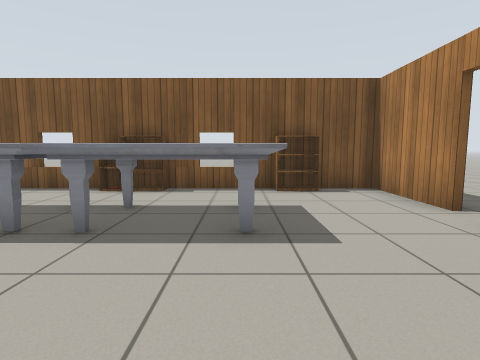
[1] (above)

16 first-person views from a walk through a robot-simulator world made for Gazebo. The camera is 0.9 m above the floor, tilts 6° down and sees 80° across. The floor is counted in squares, 1 m on a side. Each view is taken from the middle of a square. On the plan, view 1 faces up. The plan holds only what a view shows up to about 11 squares ahead; the rest is blank. Robots are left out. Simple patterns stand in for the simulator's built-in surfaces. Some stock models are drawn as simple stand-ins.

[2]
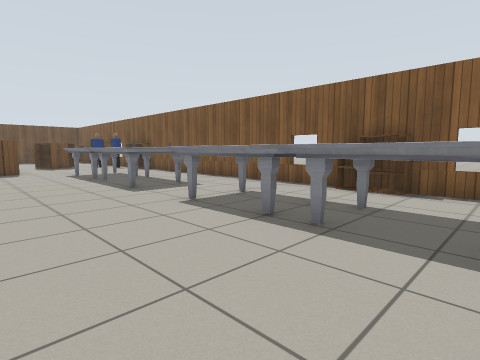

[3]
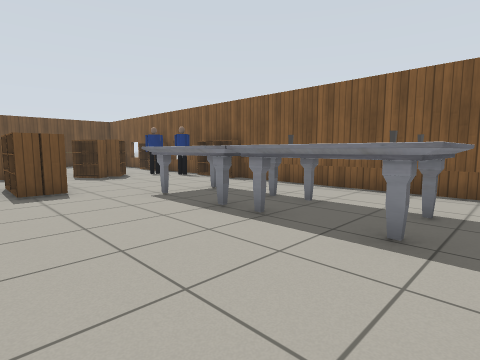

[4]
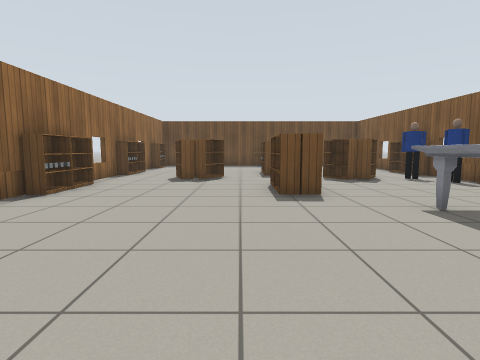

[5]
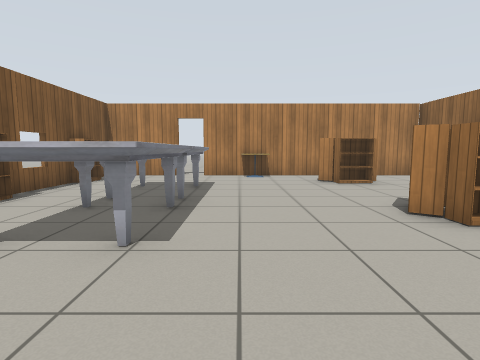

[6]
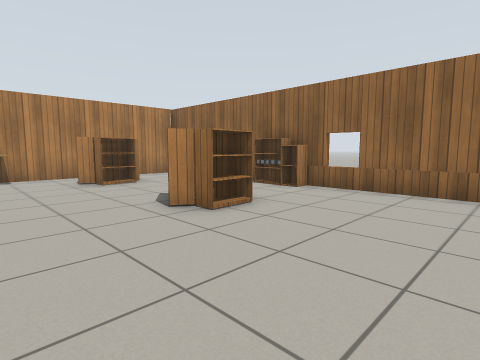

[7]
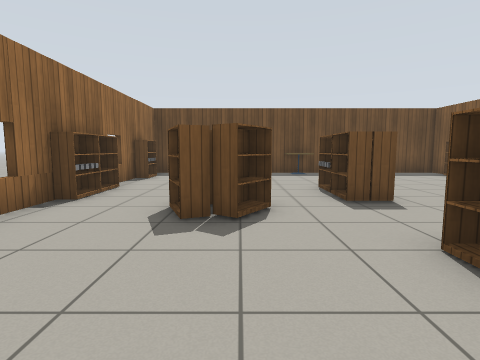

[8]
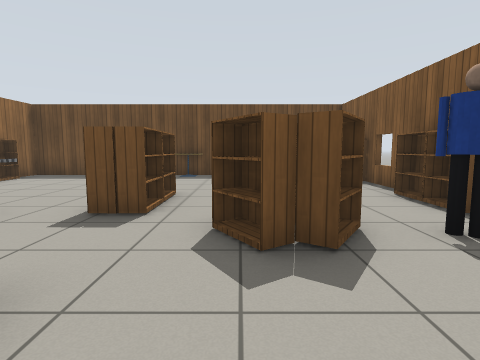

[9]
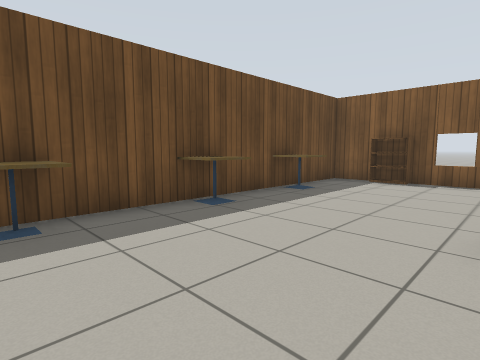

[10]
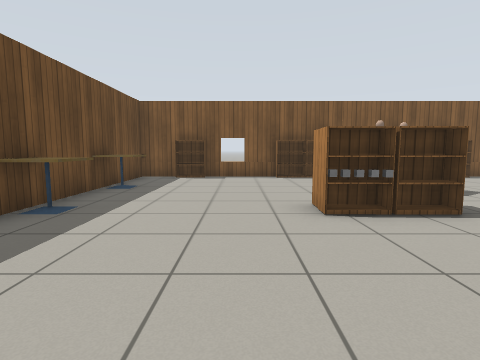

[11]
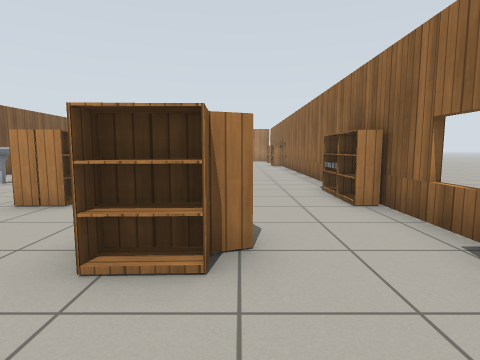

[12]
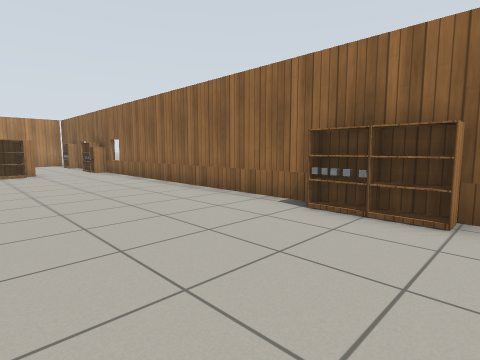

[13]
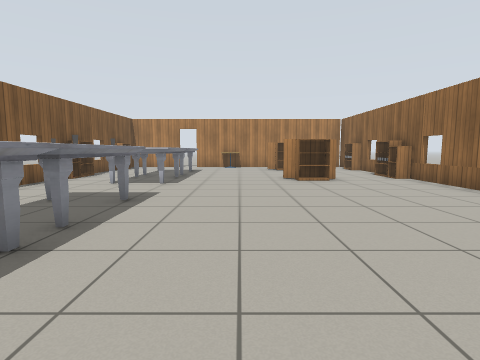

[14]
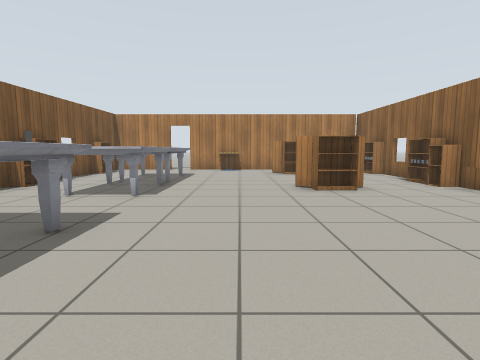

[15]
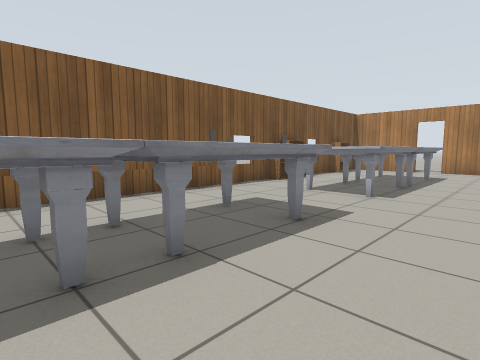

[16]
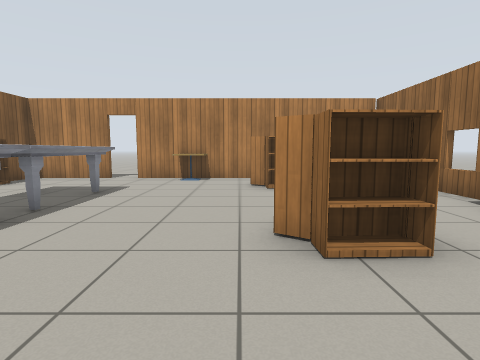

### Floor plan
Points are (right, up) in squares from view 1. A wall is a line through its corners. A room is listed if a view was taken in it or the views show most of it. See-through windows are left out.
Room 1 (views 1, 2, 3, 4, 5, 6, 7, 8, 9, 10, 11, 12, 13, 14, 15, 16)
walls: (-12.6, -4.3) (-3.5, -4.3); (-16.5, -4.3) (-14.4, -4.3); (-1.6, -4.3) (3.1, -4.3) (3.1, 0.6); (-20.5, -4.3) (-19.4, -4.3); (3.1, 2.4) (3.1, 3.4); (3.1, 4.1) (3.1, 6.6) (-23.3, 6.6) (-23.3, -0.6); (-23.3, -2.4) (-23.3, -4.3)
ways out: open door at (3, 4)
objects: cafe table (-23, -2) to (-23, -1); cafe table (-23, 1); cafe table (-23, 4); bookshelf (-22, -4) to (-21, -4); bookshelf (-22, 6); bookshelf (-19, -4) to (-18, -4); other object (-19, 1); other object (-18, 1); bookshelf (-18, 6); bookshelf (-17, -4); bookshelf (-17, -2) to (-17, -1); bookshelf (-17, 1); other object (-17, 4); bookshelf (-17, 6); bookshelf (-16, -2); bookshelf (-16, -1); bookshelf (-16, 3); bookshelf (-16, 4); person (-16, 5) to (-16, 6); person (-15, 6); bookshelf (-14, -4); bookshelf (-14, 1); bookshelf (-14, 6); bookshelf (-13, -4); bookshelf (-13, 1); bookshelf (-13, 6); marble table (-11, 3) to (-9, 4); marble table (-8, 4); marble table (-4, 3) to (-2, 4); cabinet (-3, -4); bookshelf (-3, -2); bookshelf (-3, -1); bookshelf (-3, 6); bookshelf (-2, -4); cabinet (-2, 6); marble table (-1, 3) to (0, 4); bookshelf (1, -4); bookshelf (1, -1); bookshelf (1, 6); bookshelf (2, -2); bookshelf (2, -1); cafe table (2, 1) to (3, 2)

Positions as (right, up) in squares from view 1, and headings:
1: (0, 0), facing up
2: (0, 0), facing up-left
3: (-6, 0), facing up-left
4: (-7, 0), facing left
5: (-7, 2), facing right
6: (-7, 2), facing down-right
7: (-12, -1), facing left
8: (-13, 3), facing left
9: (-19, -2), facing up-left
10: (-20, -3), facing up
11: (-19, -2), facing right
12: (-15, 0), facing down-right
13: (-12, 1), facing right
14: (-10, 1), facing right
15: (-10, 1), facing up-right
16: (-6, 0), facing right
